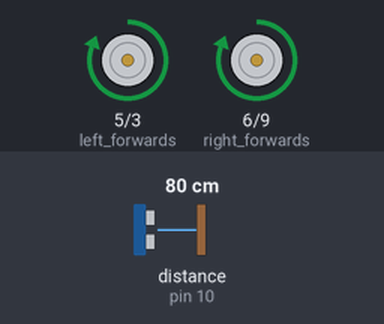
Simulated run of this sketch. Board: Arduino Uno, built with avr-gcc and run on an emulated ATmega328P. Shown: motor-driver pin pairs drawn as motors (green arrow = first pin HIGH = forward, orange = second pin HIGH = backward, longer = more drive). The test bench sets the inputs (shaded band); at power-on: distance to the obstacle (sensor on pin 10) 80 cm. The echo pulse lasts 58.3 µs per cm.

Above: at 1.2 s.
1.3 s: distance to the obstacle (sensor on pin 10) set to 11 cm
2.8 s: distance to the obstacle (sensor on pin 10) set to 8 cm
At 2.99 s:
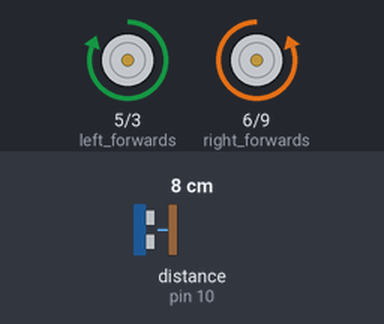
Timing chart, 0 to 11.8 s (numbered marks = the images above; inputs shaded):
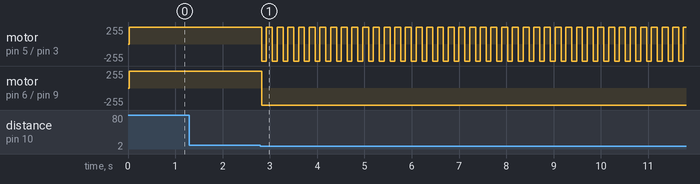

Measured:
- the behaviour switches between 10 and 9 cm on distance to the obstacle (sensor on pin 10) (found by bisection; images 0 and 1)
- after the input at 1.3 s, every drawn part: stays the same
- after the input at 2.8 s, motor on pin 5 (left_forwards) / pin 3 (left_backwards): alternates forward 255/255 for 0.13 s and backward 255/255 for 0.10 s, starting at once; motor on pin 6 (right_forwards) / pin 9 (right_backwards): forward 255/255 → backward 255/255 at once

The sketch:

wall-avoidance.ino
```cpp
//Code for testing the ultrasonic sensor from the robot kit for the STEM Institute summer 2022 engineering class
//Written by Dylan Kirdahy

#include "SR04.h"
#define TRIG_PIN 10
#define ECHO_PIN 11

SR04 ultrasonic = SR04(ECHO_PIN,TRIG_PIN);

long ultrasonic_distance;

//The pins for the motor driver
#define left_forwards 5
#define left_backwards 3
#define right_forwards 6
#define right_backwards 9


void setup(){
  //Set the pins as outputs
  pinMode(left_forwards, OUTPUT);
  pinMode(left_backwards, OUTPUT);
  pinMode(right_forwards, OUTPUT);
  pinMode(right_backwards, OUTPUT);

  //Set the pinmode for the ultrasonic sensor
  pinMode(TRIG_PIN, OUTPUT);
  pinMode(ECHO_PIN, INPUT);
}

void loop(){
  ultrasonic_distance = ultrasonic.Distance();

  if(ultrasonic_distance < 10){
    digitalWrite(left_forwards, LOW);
	digitalWrite(left_backwards, HIGH);
	digitalWrite(right_forwards, LOW);
	digitalWrite(right_backwards, HIGH);
	delay(100);
	digitalWrite(left_backwards, LOW);
	digitalWrite(left_forwards, HIGH);
	delay(100);
	}
  else{
    digitalWrite(left_forwards, HIGH);
	digitalWrite(left_backwards, LOW);
	digitalWrite(right_forwards, HIGH);
	digitalWrite(right_backwards, LOW);
  }
}
```
